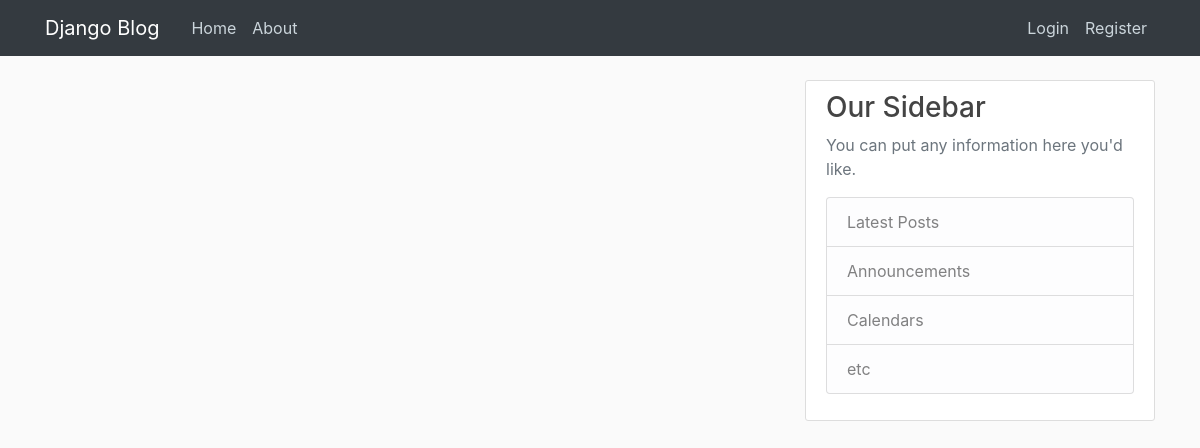
The app's page /, older data.
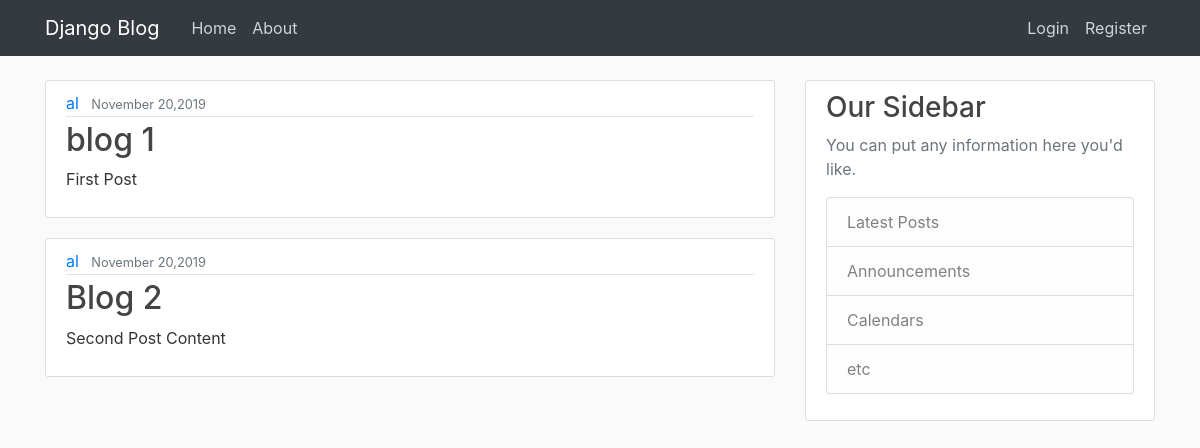
The same page, newer data.
### blog/models.py (models this page shows, shortened)
class Post(models.Model):
	title = models.CharField(max_length=100)
	content = models.TextField()
	date_posted = models.DateTimeField(default=timezone.now)
	author = models.ForeignKey(User,on_delete=models.CASCADE)

### blog/views.py (the view)
# urls.py: path('',views.home,name='blog-home' ),
def home(request):
	context = {
	 'posts':Post.objects.all()
	}
	return render(request,'blog/home.html',context)

### blog/templates/blog/home.html
{% extends 'blog/base.html' %}
	{% block content %}
 	{% for post in posts %}
 		<article class="media content-section">
		  <div class="media-body">
		    <div class="article-metadata">
		      <a class="mr-2" href="#">{{ post.author }}</a>
		      <small class="text-muted">{{ post.date_posted|date:'F d,Y' }}</small>
		    </div>
		    <h2><a class="article-title" href="#">{{ post.title }}</a></h2>
		    <p class="article-content">{{ post.content }}</p>
		  </div>
		</article>
 	{% endfor %}
 	{% endblock %}

### blog/templates/blog/base.html (shortened to what this page needs)
{% load static %}
<!DOCTYPE html>
<html>
<head>
    <link href="{% static '/bs/css/bootstrap.min.css' %}" rel="stylesheet">
    <link href="{% static 'main.css' %}" rel="stylesheet">
</head>
<body>
<header class="site-header">
  <nav class="navbar navbar-expand-md navbar-dark bg-dark fixed-top">
    <div class="container">
      <a class="navbar-brand mr-4" href="{% url 'blog-home' %}">Django Blog</a>
      <div class="collapse navbar-collapse" id="navbarToggle">
        <div class="navbar-nav mr-auto">
          <a class="nav-item nav-link" href="{% url 'blog-home' %}">Home</a>
          <a class="nav-item nav-link" href="/about">About</a>
        </div>
        <div class="navbar-nav">
          <a class="nav-item nav-link" href="#">Login</a>
          <a class="nav-item nav-link" href="#">Register</a>
        </div>
      </div>
    </div>
  </nav>
</header>
<main role="main" class="container">
  <div class="row">
    <div class="col-md-8">
      {% block content %}
      {% endblock %}
    </div>
    <div class="col-md-4">
      <div class="content-section">
        <h3>Our Sidebar</h3>
        <p class='text-muted'>You can put any information here you'd like.
          <ul class="list-group">
            <li class="list-group-item list-group-item-light">Latest Posts</li>
            <li class="list-group-item list-group-item-light">Announcements</li>
            <li class="list-group-item list-group-item-light">Calendars</li>
            <li class="list-group-item list-group-item-light">etc</li>
          </ul>
        </p>
      </div>
    </div>
  </div>
</main>
</body>
</html>

### blog/static/main.css (style rules this page uses)
body { background: #fafafa; color: #333333; margin-top: 5rem; }
h1, h2, h3, h4, h5, h6 { color: #444444; }
ul { margin: 0; }
.site-header .navbar-nav .nav-link { color: #cbd5db; }
.content-section { background: #ffffff; padding: 10px 20px; border: 1px solid #dddddd; border-radius: 3px; margin-bottom: 20px; }
.article-title { color: #444444; }
.article-content { white-space: pre-line; }
.article-metadata { padding-bottom: 1px; margin-bottom: 4px; border-bottom: 1px solid #e3e3e3 }

Row changes from the older to the newer data that the page shows:
added Post: author "al", date_posted "November 20,2019", title "blog 1", content "First Post"
added Post: author "al", date_posted "November 20,2019", title "Blog 2", content "Second Post Content"
